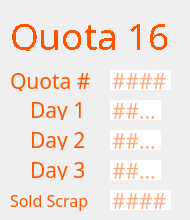
     <widget class="QWidget" name="page_16">
      <widget class="QLabel" name="label_97">
       <property name="geometry">
        <rect>
         <x>30</x>
         <y>100</y>
         <width>61</width>
         <height>20</height>
        </rect>
       </property>
       <property name="font">
        <font>
         <family>IBM 3270</family>
         <pointsize>16</pointsize>
        </font>
       </property>
       <property name="styleSheet">
        <string notr="true">color: rgb(253, 85, 0);
                                    border: none;</string>
       </property>
       <property name="text">
        <string>Day 1</string>
       </property>
      </widget>
      <widget class="QLabel" name="label_98">
       <property name="geometry">
        <rect>
         <x>30</x>
         <y>130</y>
         <width>61</width>
         <height>20</height>
        </rect>
       </property>
       <property name="font">
        <font>
         <family>IBM 3270</family>
         <pointsize>16</pointsize>
        </font>
       </property>
       <property name="styleSheet">
        <string notr="true">color: rgb(253, 85, 0);
                                    border: none;</string>
       </property>
       <property name="text">
        <string>Day 2</string>
       </property>
      </widget>
      <widget class="QLabel" name="label_99">
       <property name="geometry">
        <rect>
         <x>30</x>
         <y>160</y>
         <width>61</width>
         <height>20</height>
        </rect>
       </property>
       <property name="font">
        <font>
         <family>IBM 3270</family>
         <pointsize>16</pointsize>
        </font>
       </property>
       <property name="styleSheet">
        <string notr="true">color: rgb(253, 85, 0);
                                    border: none;</string>
       </property>
       <property name="text">
        <string>Day 3</string>
       </property>
      </widget>
      <widget class="QLineEdit" name="q16d2">
       <property name="geometry">
        <rect>
         <x>110</x>
         <y>130</y>
         <width>51</width>
         <height>20</height>
        </rect>
       </property>
       <property name="font">
        <font>
         <family>IBM 3270</family>
         <pointsize>16</pointsize>
        </font>
       </property>
       <property name="styleSheet">
        <string notr="true">color: rgb(253, 85, 0);
                                    border: none;</string>
       </property>
       <property name="maxLength">
        <number>4</number>
       </property>
       <property name="placeholderText">
        <string>####</string>
       </property>
      </widget>
      <widget class="QLineEdit" name="q16d3">
       <property name="geometry">
        <rect>
         <x>110</x>
         <y>160</y>
         <width>51</width>
         <height>20</height>
        </rect>
       </property>
       <property name="font">
        <font>
         <family>IBM 3270</family>
         <pointsize>16</pointsize>
        </font>
       </property>
       <property name="styleSheet">
        <string notr="true">color: rgb(253, 85, 0);
                                    border: none;</string>
       </property>
       <property name="maxLength">
        <number>4</number>
       </property>
       <property name="placeholderText">
        <string>####</string>
       </property>
      </widget>
      <widget class="QLineEdit" name="q16d1">
       <property name="geometry">
        <rect>
         <x>110</x>
         <y>100</y>
         <width>51</width>
         <height>20</height>
        </rect>
       </property>
       <property name="font">
        <font>
         <family>IBM 3270</family>
         <pointsize>16</pointsize>
         <weight>50</weight>
         <bold>false</bold>
        </font>
       </property>
       <property name="styleSheet">
        <string notr="true">color: rgb(253, 85, 0);
                                    border: none;</string>
       </property>
       <property name="inputMethodHints">
        <set>Qt::ImhNone</set>
       </property>
       <property name="text">
        <string/>
       </property>
       <property name="maxLength">
        <number>4</number>
       </property>
       <property name="readOnly">
        <bool>false</bool>
       </property>
       <property name="placeholderText">
        <string>####</string>
       </property>
      </widget>
      <widget class="QLabel" name="label_100">
       <property name="geometry">
        <rect>
         <x>10</x>
         <y>70</y>
         <width>81</width>
         <height>21</height>
        </rect>
       </property>
       <property name="font">
        <font>
         <family>IBM 3270</family>
         <pointsize>16</pointsize>
        </font>
       </property>
       <property name="styleSheet">
        <string notr="true">color: rgb(253, 85, 0);</string>
       </property>
       <property name="text">
        <string>Quota #</string>
       </property>
      </widget>
      <widget class="QLabel" name="label_101">
       <property name="geometry">
        <rect>
         <x>10</x>
         <y>10</y>
         <width>171</width>
         <height>41</height>
        </rect>
       </property>
       <property name="sizePolicy">
        <sizepolicy hsizetype="Fixed" vsizetype="Fixed">
         <horstretch>0</horstretch>
         <verstretch>0</verstretch>
        </sizepolicy>
       </property>
       <property name="font">
        <font>
         <family>IBM 3270</family>
         <pointsize>24</pointsize>
         <weight>50</weight>
         <italic>false</italic>
         <bold>false</bold>
         <stylestrategy>NoAntialias</stylestrategy>
        </font>
       </property>
       <property name="styleSheet">
        <string notr="true">font: 24pt &quot;IBM 3270&quot;;
                                    color: rgb(253, 85, 0);</string>
       </property>
       <property name="text">
        <string>&lt;html&gt;&lt;head/&gt;&lt;body&gt;&lt;p&gt;&lt;span
                                    style=&quot; font-size:28pt;&quot;&gt;Quota
                                    16&lt;/span&gt;&lt;/p&gt;&lt;/body&gt;&lt;/html&gt;</string>
       </property>
      </widget>
      <widget class="QLineEdit" name="q16">
       <property name="geometry">
        <rect>
         <x>110</x>
         <y>70</y>
         <width>61</width>
         <height>20</height>
        </rect>
       </property>
       <property name="font">
        <font>
         <family>IBM 3270</family>
         <pointsize>16</pointsize>
        </font>
       </property>
       <property name="styleSheet">
        <string notr="true">color: rgb(253, 85, 0);
                                    border: none;</string>
       </property>
       <property name="text">
        <string/>
       </property>
       <property name="maxLength">
        <number>5</number>
       </property>
       <property name="readOnly">
        <bool>false</bool>
       </property>
       <property name="placeholderText">
        <string>####</string>
       </property>
      </widget>
      <widget class="QLabel" name="label_102">
       <property name="geometry">
        <rect>
         <x>10</x>
         <y>190</y>
         <width>91</width>
         <height>21</height>
        </rect>
       </property>
       <property name="font">
        <font>
         <family>IBM 3270</family>
         <pointsize>12</pointsize>
        </font>
       </property>
       <property name="styleSheet">
        <string notr="true">color: rgb(253, 85, 0);
                                    border: none;</string>
       </property>
       <property name="text">
        <string>Sold Scrap</string>
       </property>
      </widget>
      <widget class="QLineEdit" name="q16sold">
       <property name="geometry">
        <rect>
         <x>110</x>
         <y>190</y>
         <width>61</width>
         <height>20</height>
        </rect>
       </property>
       <property name="font">
        <font>
         <family>IBM 3270</family>
         <pointsize>16</pointsize>
        </font>
       </property>
       <property name="styleSheet">
        <string notr="true">color: rgb(253, 85, 0);
                                    border: none;</string>
       </property>
       <property name="maxLength">
        <number>5</number>
       </property>
       <property name="placeholderText">
        <string>####</string>
       </property>
      </widget>
     </widget>
